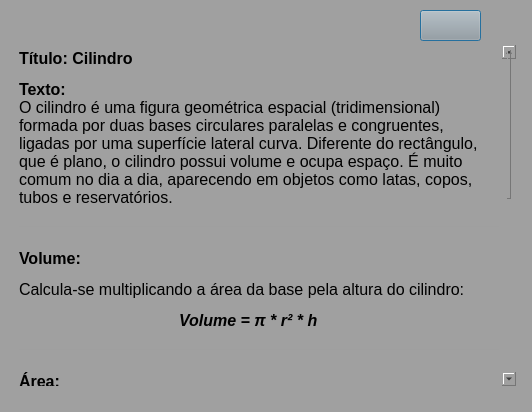
<?xml version="1.0" encoding="UTF-8"?>
<ui version="4.0">
 <class>Dialog</class>
 <widget class="QDialog" name="Dialog">
  <property name="geometry">
   <rect>
    <x>0</x>
    <y>0</y>
    <width>532</width>
    <height>412</height>
   </rect>
  </property>
  <property name="windowTitle">
   <string>Informações</string>
  </property>
  <property name="styleSheet">
   <string notr="true">background-color:rgb(160, 160, 160);
padding: 5px</string>
  </property>
  <widget class="QTextEdit" name="textEditCilindro">
   <property name="geometry">
    <rect>
     <x>10</x>
     <y>40</y>
     <width>511</width>
     <height>351</height>
    </rect>
   </property>
   <property name="font">
    <font>
     <family>Segoe UI</family>
    </font>
   </property>
   <property name="cursor" stdset="0">
    <cursorShape>ArrowCursor</cursorShape>
   </property>
   <property name="styleSheet">
    <string notr="true">border: none</string>
   </property>
   <property name="readOnly">
    <bool>true</bool>
   </property>
   <property name="html">
    <string>&lt;!DOCTYPE HTML PUBLIC &quot;-//W3C//DTD HTML 4.0//EN&quot; &quot;http://www.w3.org/TR/REC-html40/strict.dtd&quot;&gt;
&lt;html&gt;&lt;head&gt;&lt;meta name=&quot;qrichtext&quot; content=&quot;1&quot; /&gt;&lt;style type=&quot;text/css&quot;&gt;
p, li { white-space: pre-wrap; }
&lt;/style&gt;&lt;/head&gt;&lt;body style=&quot; font-family:'Segoe UI'; font-size:8.25pt; font-weight:400; font-style:normal;&quot;&gt;
&lt;p style=&quot; margin-top:16px; margin-bottom:12px; margin-left:0px; margin-right:0px; -qt-block-indent:0; text-indent:0px;&quot;&gt;&lt;span style=&quot; font-size:12pt; font-weight:600;&quot;&gt;Título: Cilindro&lt;/span&gt;&lt;/p&gt;
&lt;p style=&quot; margin-top:12px; margin-bottom:12px; margin-left:0px; margin-right:0px; -qt-block-indent:0; text-indent:0px;&quot;&gt;&lt;span style=&quot; font-size:12pt; font-weight:600;&quot;&gt;Texto:&lt;/span&gt;&lt;span style=&quot; font-size:12pt;&quot;&gt;&lt;br /&gt;O cilindro é uma figura geométrica espacial (tridimensional) formada por duas bases circulares paralelas e congruentes, ligadas por uma superfície lateral curva. Diferente do rectângulo, que é plano, o cilindro possui volume e ocupa espaço. É muito comum no dia a dia, aparecendo em objetos como latas, copos, tubos e reservatórios.&lt;/span&gt;&lt;/p&gt;
&lt;hr /&gt;
&lt;p style=&quot; margin-top:16px; margin-bottom:12px; margin-left:0px; margin-right:0px; -qt-block-indent:0; text-indent:0px;&quot;&gt;&lt;span style=&quot; font-size:12pt; font-weight:600;&quot;&gt;Volume:&lt;/span&gt;&lt;/p&gt;
&lt;p style=&quot; margin-top:12px; margin-bottom:12px; margin-left:0px; margin-right:0px; -qt-block-indent:0; text-indent:0px;&quot;&gt;&lt;span style=&quot; font-size:12pt;&quot;&gt;Calcula-se multiplicando a área da base pela altura do cilindro:&lt;/span&gt;&lt;/p&gt;
&lt;p style=&quot; margin-top:12px; margin-bottom:12px; margin-left:0px; margin-right:0px; -qt-block-indent:0; text-indent:0px;&quot;&gt;&lt;span style=&quot; font-size:12pt; font-weight:600;&quot;&gt;		&lt;/span&gt;&lt;span style=&quot; font-size:12pt; font-weight:600; font-style:italic;&quot;&gt;Volume = π * r² * h&lt;/span&gt;&lt;/p&gt;
&lt;hr /&gt;
&lt;p style=&quot; margin-top:16px; margin-bottom:12px; margin-left:0px; margin-right:0px; -qt-block-indent:0; text-indent:0px;&quot;&gt;&lt;span style=&quot; font-size:12pt; font-weight:600;&quot;&gt;Área:&lt;/span&gt;&lt;/p&gt;
&lt;p style=&quot; margin-top:12px; margin-bottom:12px; margin-left:0px; margin-right:0px; -qt-block-indent:0; text-indent:0px;&quot;&gt;&lt;span style=&quot; font-size:12pt;&quot;&gt;A área total do cilindro é a soma das áreas das duas bases com a área lateral:&lt;/span&gt;&lt;/p&gt;
&lt;p style=&quot; margin-top:12px; margin-bottom:12px; margin-left:0px; margin-right:0px; -qt-block-indent:0; text-indent:0px;&quot;&gt;&lt;span style=&quot; font-size:12pt; font-weight:600;&quot;&gt;		&lt;/span&gt;&lt;span style=&quot; font-size:12pt; font-weight:600; font-style:italic;&quot;&gt;Área = 2 * π * r * (r + h)&lt;/span&gt;&lt;/p&gt;
&lt;p style=&quot; margin-top:16px; margin-bottom:12px; margin-left:0px; margin-right:0px; -qt-block-indent:0; text-indent:0px;&quot;&gt;&lt;span style=&quot; font-size:12pt; font-weight:600;&quot;&gt;Propriedades importantes:&lt;/span&gt;&lt;/p&gt;
&lt;ul style=&quot;margin-top: 0px; margin-bottom: 0px; margin-left: 0px; margin-right: 0px; -qt-list-indent: 1;&quot;&gt;&lt;li style=&quot; font-size:12pt;&quot; style=&quot; margin-top:12px; margin-bottom:0px; margin-left:0px; margin-right:0px; -qt-block-indent:0; text-indent:0px;&quot;&gt;Possui &lt;span style=&quot; font-weight:600;&quot;&gt;duas bases circulares iguais&lt;/span&gt;. &lt;/li&gt;
&lt;li style=&quot; font-size:12pt;&quot; style=&quot; margin-top:0px; margin-bottom:0px; margin-left:0px; margin-right:0px; -qt-block-indent:0; text-indent:0px;&quot;&gt;O &lt;span style=&quot; font-weight:600;&quot;&gt;raio (r)&lt;/span&gt; é o mesmo nas duas bases. &lt;/li&gt;
&lt;li style=&quot; font-size:12pt;&quot; style=&quot; margin-top:0px; margin-bottom:0px; margin-left:0px; margin-right:0px; -qt-block-indent:0; text-indent:0px;&quot;&gt;A &lt;span style=&quot; font-weight:600;&quot;&gt;altura (h)&lt;/span&gt; é a distância entre as duas bases. &lt;/li&gt;
&lt;li style=&quot; font-size:12pt;&quot; style=&quot; margin-top:0px; margin-bottom:0px; margin-left:0px; margin-right:0px; -qt-block-indent:0; text-indent:0px;&quot;&gt;A superfície lateral é curva. &lt;/li&gt;
&lt;li style=&quot; font-size:12pt;&quot; style=&quot; margin-top:0px; margin-bottom:0px; margin-left:0px; margin-right:0px; -qt-block-indent:0; text-indent:0px;&quot;&gt;Não possui vértices (pontas). &lt;/li&gt;
&lt;li style=&quot; font-size:12pt;&quot; style=&quot; margin-top:0px; margin-bottom:12px; margin-left:0px; margin-right:0px; -qt-block-indent:0; text-indent:0px;&quot;&gt;Possui simetria ao longo do eixo central. &lt;/li&gt;&lt;/ul&gt;
&lt;hr /&gt;
&lt;p style=&quot; margin-top:16px; margin-bottom:12px; margin-left:0px; margin-right:0px; -qt-block-indent:0; text-indent:0px;&quot;&gt;&lt;span style=&quot; font-size:12pt; font-weight:600;&quot;&gt;Conclusão:&lt;/span&gt;&lt;/p&gt;
&lt;p style=&quot; margin-top:12px; margin-bottom:12px; margin-left:0px; margin-right:0px; -qt-block-indent:0; text-indent:0px;&quot;&gt;&lt;span style=&quot; font-size:12pt;&quot;&gt;O cilindro é uma das figuras espaciais mais importantes na geometria, sendo amplamente utilizado em áreas como engenharia, física e arquitetura. Seu estudo é essencial para compreender volume e área de sólidos, além de servir como base para o entendimento de outras formas tridimensionais.&lt;/span&gt;&lt;/p&gt;&lt;/body&gt;&lt;/html&gt;</string>
   </property>
  </widget>
  <widget class="QPushButton" name="btnControlarScroll">
   <property name="geometry">
    <rect>
     <x>420</x>
     <y>10</y>
     <width>61</width>
     <height>31</height>
    </rect>
   </property>
   <property name="cursor">
    <cursorShape>PointingHandCursor</cursorShape>
   </property>
   <property name="text">
    <string/>
   </property>
  </widget>
 </widget>
 <resources/>
 <connections/>
</ui>
